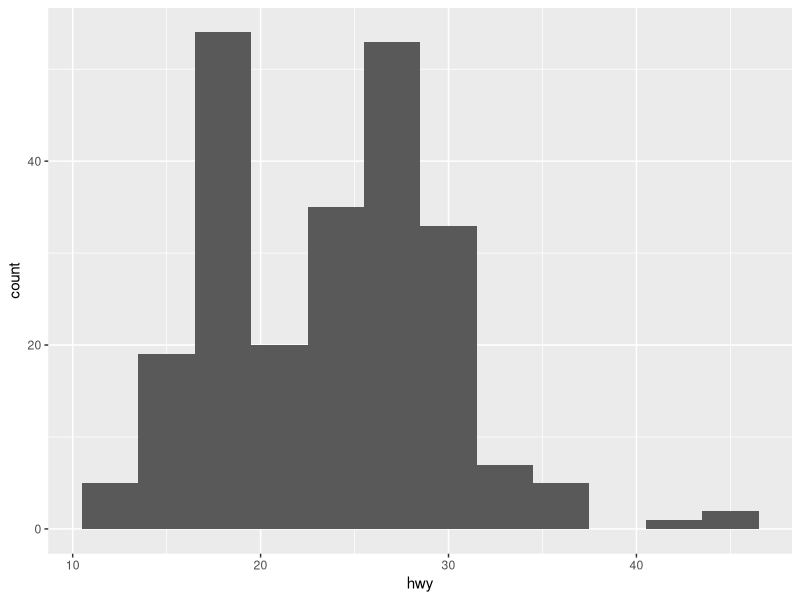
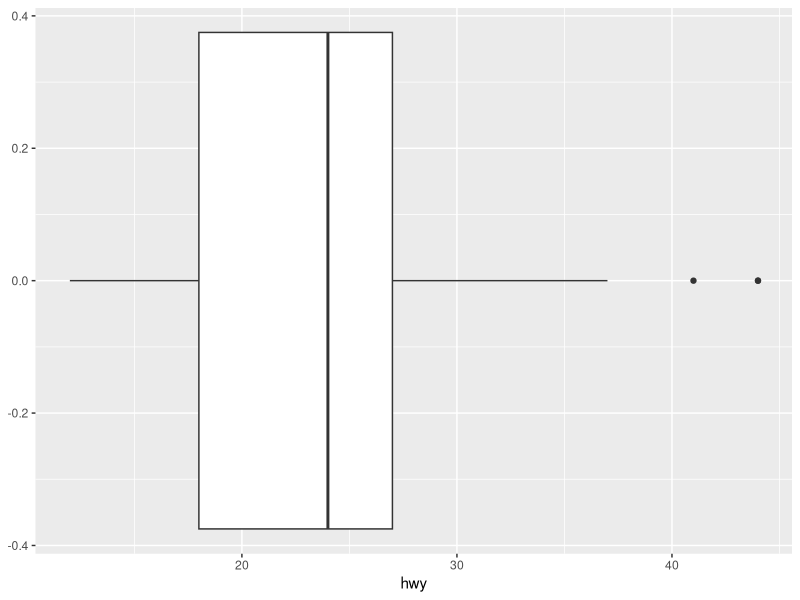
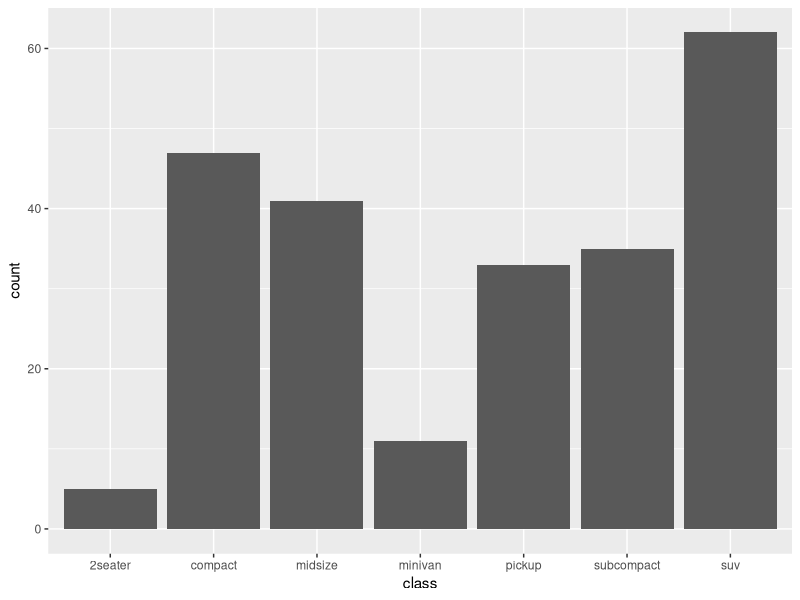
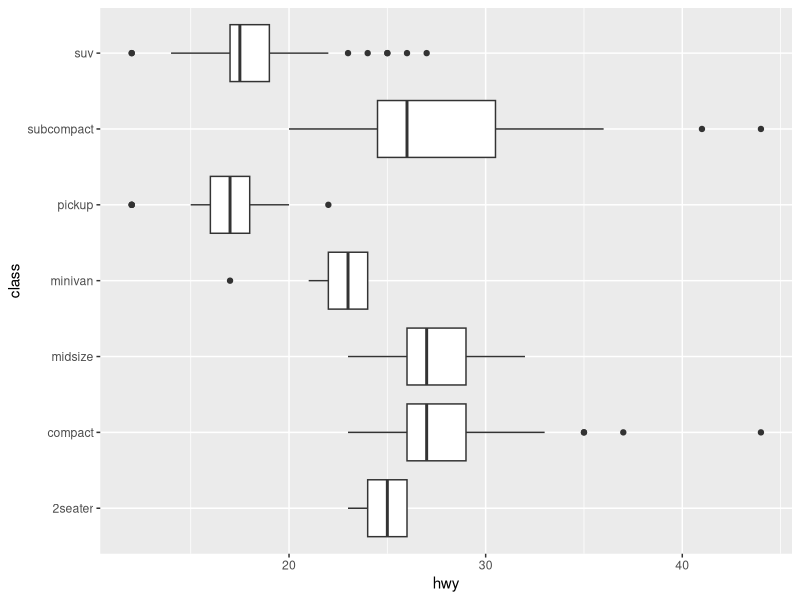
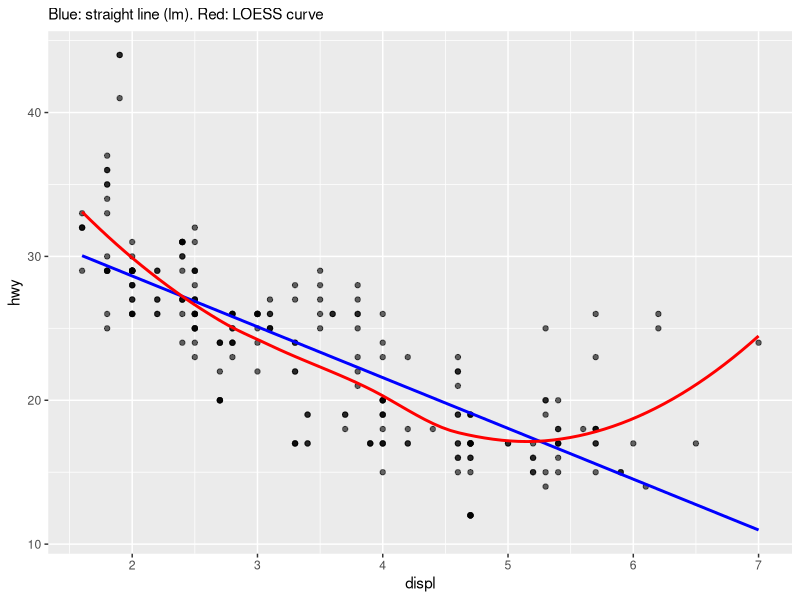
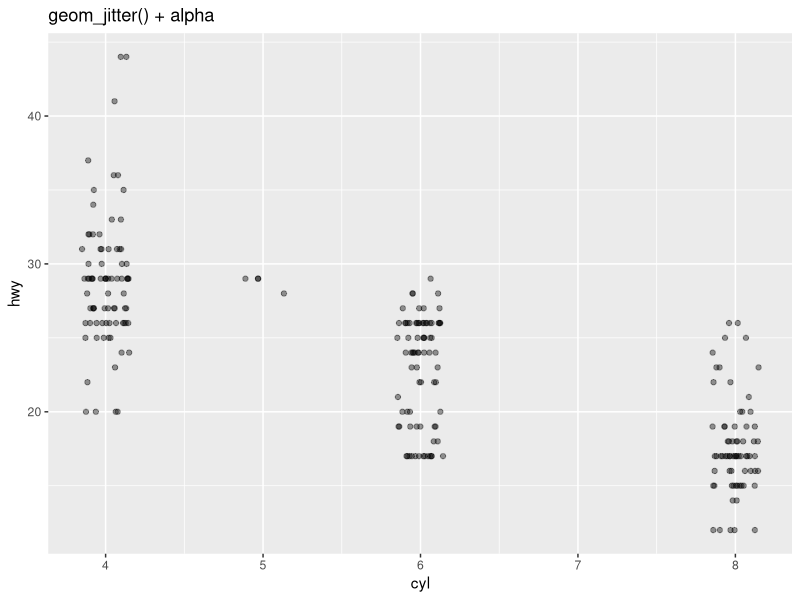
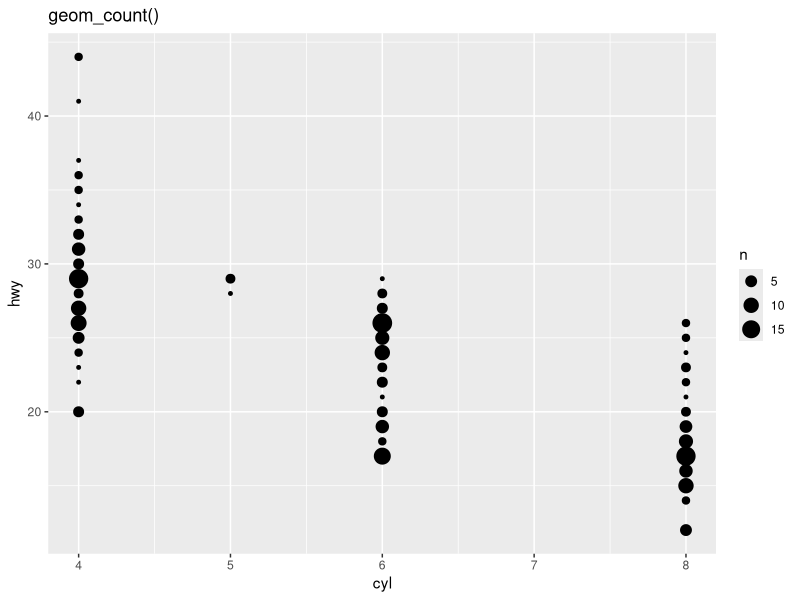
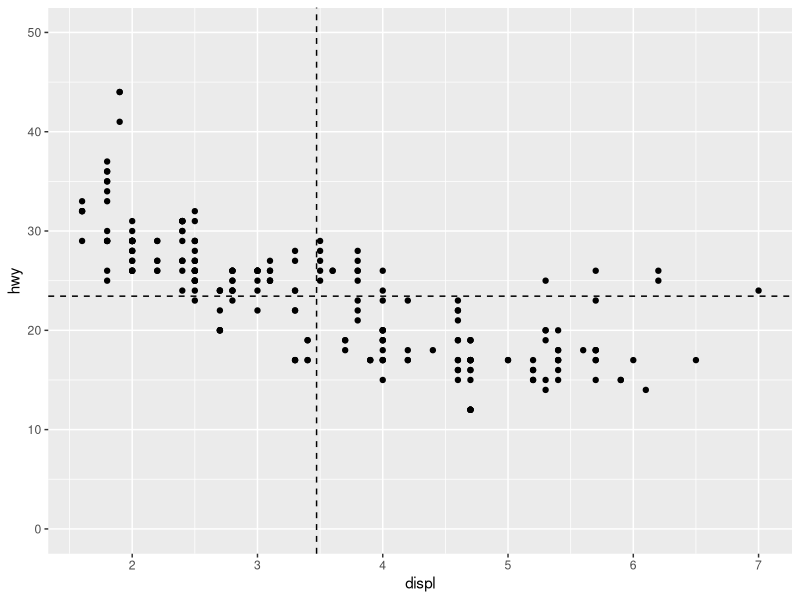

Write R code to recreate these figures, in order.
## ---- chunk 1
#| include: false
library(tidyverse)
## ---- chunk 2
#| layout-ncol: 2
#| fig-width: 4
#| fig-height: 3
# Histogram: play around with binwidth
ggplot(mpg, aes(x = hwy)) +
  geom_histogram(binwidth = 3)

# Boxplot of one variable
ggplot(mpg, aes(x = hwy)) +
  geom_boxplot()

# Bar graph: counts each category for you
ggplot(mpg, aes(x = class)) +
  geom_bar()

# Boxplot comparing a number across categories
ggplot(mpg, aes(x = class, y = hwy)) +
  geom_boxplot() +
  coord_flip() # flip so long category names don't overlap
## ---- chunk 3
ggplot(mpg, aes(x = displ, y = hwy)) +
  geom_point(alpha = 0.6) +
  geom_smooth(method = "lm", formula = y ~ x, se = FALSE, color = "blue") +
  geom_smooth(method = "loess", formula = y ~ x, se = FALSE, color = "red") +
  labs(subtitle = "Blue: straight line (lm). Red: LOESS curve")
## ---- chunk 4
#| layout-ncol: 2
#| fig-width: 4
#| fig-height: 3
ggplot(mpg, aes(x = cyl, y = hwy)) +
  geom_jitter(width = 0.15, height = 0, alpha = 0.4) +
  labs(title = "geom_jitter() + alpha")

ggplot(mpg, aes(x = cyl, y = hwy)) +
  geom_count() +
  labs(title = "geom_count()")
## ---- chunk 5
ggplot(mpg, aes(x = displ, y = hwy)) +
  geom_point() +
  geom_vline(xintercept = mean(mpg$displ), linetype = "dashed") +
  geom_hline(yintercept = mean(mpg$hwy), linetype = "dashed") +
  scale_y_continuous(limits = c(0, 50))
## ---- chunk 6
ggplot(mpg, aes(x = displ, y = hwy, color = drv)) +
  geom_point() +
  scale_color_manual(
    values = c("4" = "steelblue", "f" = "tomato", "r" = "gray40")
  ) +
  labs(
    title = "Engine size and fuel economy",
    x = "Displacement (L)",
    y = "Highway mpg",
    color = "Drive train"
  ) +
  theme_minimal()
